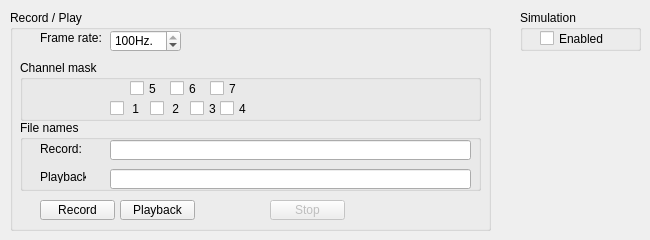
    <widget class="QWidget" name="controlTab">
     <attribute name="title">
      <string>Control</string>
     </attribute>
     <widget class="QGroupBox" name="recordPlayGroupBox">
      <property name="geometry">
       <rect>
        <x>10</x>
        <y>10</y>
        <width>481</width>
        <height>221</height>
       </rect>
      </property>
      <property name="title">
       <string>Record / Play</string>
      </property>
      <widget class="QPushButton" name="recordButton">
       <property name="geometry">
        <rect>
         <x>30</x>
         <y>190</y>
         <width>75</width>
         <height>20</height>
        </rect>
       </property>
       <property name="text">
        <string>Record</string>
       </property>
       <property name="checkable">
        <bool>true</bool>
       </property>
       <property name="checked">
        <bool>false</bool>
       </property>
       <property name="autoDefault">
        <bool>false</bool>
       </property>
       <property name="default">
        <bool>false</bool>
       </property>
       <property name="flat">
        <bool>false</bool>
       </property>
      </widget>
      <widget class="QPushButton" name="playbackButton">
       <property name="geometry">
        <rect>
         <x>110</x>
         <y>190</y>
         <width>75</width>
         <height>20</height>
        </rect>
       </property>
       <property name="text">
        <string>Playback</string>
       </property>
       <property name="checkable">
        <bool>true</bool>
       </property>
       <property name="checked">
        <bool>false</bool>
       </property>
       <property name="autoDefault">
        <bool>false</bool>
       </property>
       <property name="default">
        <bool>false</bool>
       </property>
       <property name="flat">
        <bool>false</bool>
       </property>
      </widget>
      <widget class="QGroupBox" name="channelMaskGroupBox">
       <property name="geometry">
        <rect>
         <x>10</x>
         <y>50</y>
         <width>461</width>
         <height>61</height>
        </rect>
       </property>
       <property name="title">
        <string>Channel mask</string>
       </property>
       <property name="flat">
        <bool>true</bool>
       </property>
       <property name="checkable">
        <bool>false</bool>
       </property>
       <widget class="QCheckBox" name="channel7CheckBox">
        <property name="geometry">
         <rect>
          <x>190</x>
          <y>20</y>
          <width>31</width>
          <height>17</height>
         </rect>
        </property>
        <property name="text">
         <string>7</string>
        </property>
       </widget>
       <widget class="QCheckBox" name="channel6CheckBox">
        <property name="geometry">
         <rect>
          <x>150</x>
          <y>20</y>
          <width>31</width>
          <height>17</height>
         </rect>
        </property>
        <property name="text">
         <string>6</string>
        </property>
       </widget>
       <widget class="QCheckBox" name="channel5CheckBox">
        <property name="geometry">
         <rect>
          <x>110</x>
          <y>20</y>
          <width>31</width>
          <height>17</height>
         </rect>
        </property>
        <property name="text">
         <string>5</string>
        </property>
       </widget>
       <widget class="QCheckBox" name="channel2CheckBox">
        <property name="geometry">
         <rect>
          <x>130</x>
          <y>40</y>
          <width>31</width>
          <height>17</height>
         </rect>
        </property>
        <property name="text">
         <string> 2</string>
        </property>
       </widget>
       <widget class="QCheckBox" name="channel3CheckBox">
        <property name="geometry">
         <rect>
          <x>170</x>
          <y>40</y>
          <width>31</width>
          <height>17</height>
         </rect>
        </property>
        <property name="text">
         <string>3</string>
        </property>
       </widget>
       <widget class="QCheckBox" name="channel1CheckBox">
        <property name="geometry">
         <rect>
          <x>90</x>
          <y>40</y>
          <width>31</width>
          <height>17</height>
         </rect>
        </property>
        <property name="text">
         <string> 1</string>
        </property>
        <property name="checked">
         <bool>false</bool>
        </property>
       </widget>
       <widget class="QCheckBox" name="channel4CheckBox">
        <property name="geometry">
         <rect>
          <x>200</x>
          <y>40</y>
          <width>31</width>
          <height>17</height>
         </rect>
        </property>
        <property name="text">
         <string>4</string>
        </property>
       </widget>
      </widget>
      <widget class="QLabel" name="frameRateLabel">
       <property name="geometry">
        <rect>
         <x>30</x>
         <y>20</y>
         <width>61</width>
         <height>16</height>
        </rect>
       </property>
       <property name="frameShape">
        <enum>QFrame::NoFrame</enum>
       </property>
       <property name="text">
        <string>Frame rate:</string>
       </property>
      </widget>
      <widget class="QSpinBox" name="frameRateSpinBox">
       <property name="geometry">
        <rect>
         <x>100</x>
         <y>20</y>
         <width>71</width>
         <height>22</height>
        </rect>
       </property>
       <property name="suffix">
        <string>Hz.</string>
       </property>
       <property name="minimum">
        <number>0</number>
       </property>
       <property name="maximum">
        <number>100</number>
       </property>
       <property name="value">
        <number>100</number>
       </property>
      </widget>
      <widget class="QPushButton" name="stopButton">
       <property name="enabled">
        <bool>false</bool>
       </property>
       <property name="geometry">
        <rect>
         <x>260</x>
         <y>190</y>
         <width>75</width>
         <height>20</height>
        </rect>
       </property>
       <property name="text">
        <string>Stop</string>
       </property>
       <property name="checkable">
        <bool>true</bool>
       </property>
       <property name="checked">
        <bool>false</bool>
       </property>
       <property name="autoDefault">
        <bool>false</bool>
       </property>
       <property name="default">
        <bool>false</bool>
       </property>
       <property name="flat">
        <bool>false</bool>
       </property>
      </widget>
      <widget class="QGroupBox" name="recordFileNameGroupBox">
       <property name="geometry">
        <rect>
         <x>10</x>
         <y>110</y>
         <width>461</width>
         <height>71</height>
        </rect>
       </property>
       <property name="title">
        <string>File names</string>
       </property>
       <property name="flat">
        <bool>true</bool>
       </property>
       <property name="checkable">
        <bool>false</bool>
       </property>
       <widget class="QLineEdit" name="recordFileNameEdit">
        <property name="geometry">
         <rect>
          <x>90</x>
          <y>20</y>
          <width>361</width>
          <height>20</height>
         </rect>
        </property>
        <property name="inputMask">
         <string notr="true"/>
        </property>
        <property name="maxLength">
         <number>31</number>
        </property>
        <property name="placeholderText">
         <string notr="true"/>
        </property>
       </widget>
       <widget class="QLabel" name="label">
        <property name="geometry">
         <rect>
          <x>20</x>
          <y>22</y>
          <width>46</width>
          <height>13</height>
         </rect>
        </property>
        <property name="text">
         <string>Record:</string>
        </property>
       </widget>
       <widget class="QLabel" name="label_2">
        <property name="geometry">
         <rect>
          <x>20</x>
          <y>50</y>
          <width>46</width>
          <height>13</height>
         </rect>
        </property>
        <property name="text">
         <string>Playback:</string>
        </property>
       </widget>
       <widget class="QLineEdit" name="playbackFileNameEdit">
        <property name="geometry">
         <rect>
          <x>90</x>
          <y>49</y>
          <width>361</width>
          <height>20</height>
         </rect>
        </property>
        <property name="inputMask">
         <string notr="true"/>
        </property>
        <property name="maxLength">
         <number>31</number>
        </property>
        <property name="placeholderText">
         <string notr="true"/>
        </property>
       </widget>
      </widget>
     </widget>
     <widget class="QGroupBox" name="injectSimulatedGroupBox">
      <property name="geometry">
       <rect>
        <x>520</x>
        <y>10</y>
        <width>121</width>
        <height>41</height>
       </rect>
      </property>
      <property name="title">
       <string>Simulation</string>
      </property>
      <widget class="QCheckBox" name="injectSimulatedCheckbox">
       <property name="geometry">
        <rect>
         <x>20</x>
         <y>20</y>
         <width>70</width>
         <height>17</height>
        </rect>
       </property>
       <property name="text">
        <string>Enabled</string>
       </property>
       <property name="checkable">
        <bool>true</bool>
       </property>
       <property name="checked">
        <bool>false</bool>
       </property>
       <property name="autoRepeat">
        <bool>false</bool>
       </property>
       <property name="tristate">
        <bool>false</bool>
       </property>
      </widget>
     </widget>
    </widget>
